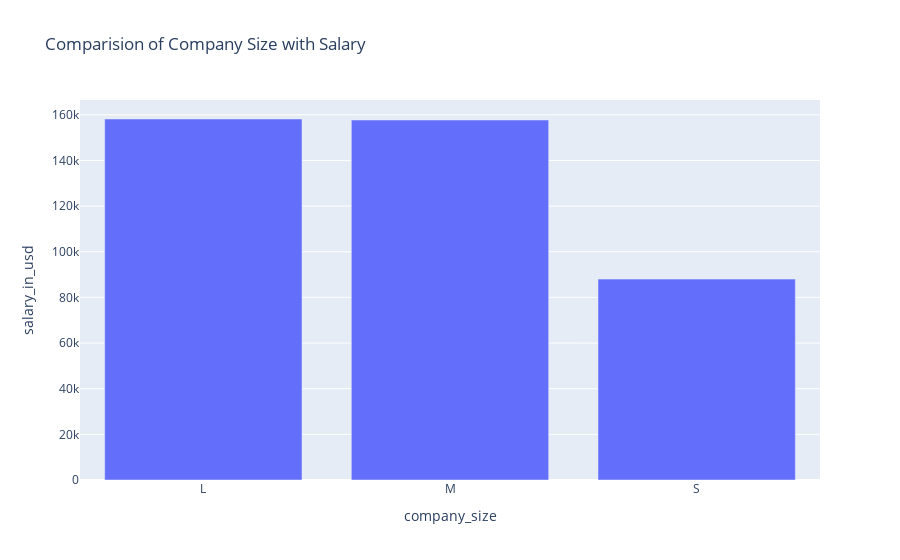

The cell this chart's notebook holds for it:
### Code cell
grouped = df.groupby('company_size')['salary_in_usd'].mean()
grouped = grouped.reset_index()
grouped
px.bar(grouped,x='company_size',y='salary_in_usd',title="Comparision of Company Size with Salary")

### Figure 1 — Plotly figure (JSON) as saved in the notebook; plotly's stock layout.template omitted (floating-point values rounded to 4 significant figures)
{"data": [{"hovertemplate": "company_size=%{x}<br>salary_in_usd=%{y}<extra></extra>", "legendgroup": "", "marker": {"color": "#636efa", "pattern": {"shape": ""}}, "name": "", "orientation": "v", "showlegend": false, "textposition": "auto", "type": "bar", "x": ["L", "M", "S"], "xaxis": "x", "y": [158200.0, 157700.0, 88010.0], "yaxis": "y"}], "layout": {"barmode": "relative", "legend": {"tracegroupgap": 0}, "title": {"text": "Comparision of Company Size with Salary"}, "xaxis": {"anchor": "y", "domain": [0, 1], "title": {"text": "company_size"}}, "yaxis": {"anchor": "x", "domain": [0, 1], "title": {"text": "salary_in_usd"}}}}
